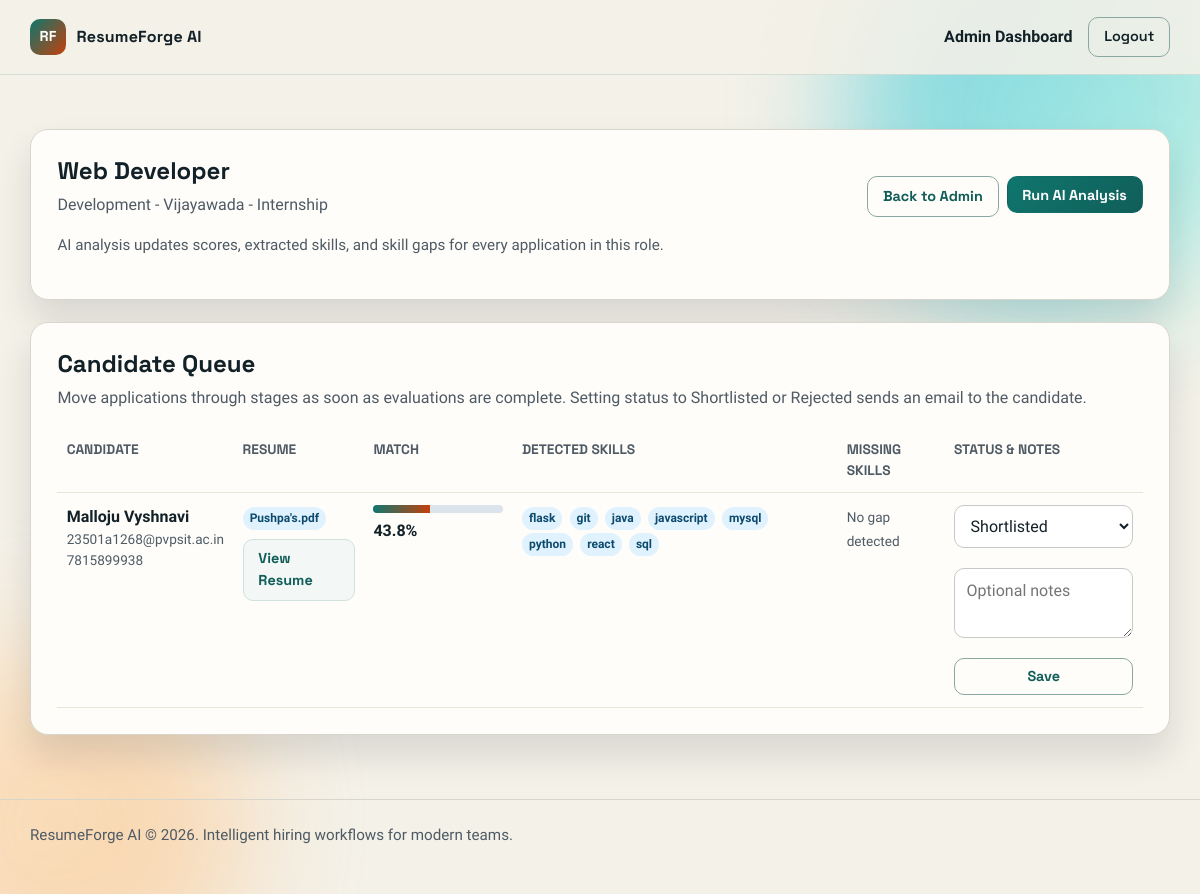
Page /admin/jobs/1 (signed in) on the committed database.
### tables this page shows
CREATE TABLE jobs (
            id INTEGER PRIMARY KEY AUTOINCREMENT,
            title TEXT NOT NULL,
            department TEXT NOT NULL,
            location TEXT NOT NULL,
            employment_type TEXT NOT NULL,
            description TEXT NOT NULL,
            is_active INTEGER NOT NULL DEFAULT 1,
            created_by INTEGER,
            created_at TEXT NOT NULL,
            FOREIGN KEY (created_by) REFERENCES users(id) ON DELETE SET NULL
        );

CREATE TABLE applications (
            id INTEGER PRIMARY KEY AUTOINCREMENT,
            job_id INTEGER NOT NULL,
            user_id INTEGER NOT NULL,
            full_name TEXT NOT NULL,
            email TEXT NOT NULL,
            phone TEXT,
            resume_filename TEXT NOT NULL,
            resume_text TEXT NOT NULL,
            extracted_skills TEXT NOT NULL DEFAULT '[]',
            score REAL,
            missing_skills TEXT NOT NULL DEFAULT '[]',
            status TEXT NOT NULL DEFAULT 'submitted' CHECK (status IN ('submitted', 'reviewing', 'shortlisted', 'rejected')),
            notes TEXT,
            created_at TEXT NOT NULL,
            updated_at TEXT NOT NULL,
            UNIQUE(job_id, user_id),
            FOREIGN KEY (job_id) REFERENCES jobs(id) ON DELETE CASCADE,
            FOREIGN KEY (user_id) REFERENCES users(id) ON DELETE CASCADE
        );

### app.py (the view)
@app.route("/admin/jobs/<int:job_id>")
@role_required("admin")
def admin_job_detail(job_id: int) -> str:
    db = get_db()
    job = db.execute("SELECT * FROM jobs WHERE id = ?", (job_id,)).fetchone()
    if job is None:
        flash("Job not found.", "warning")
        return redirect(url_for("admin_dashboard"))
    rows = db.execute(
        """
        SELECT a.id, a.full_name, a.email, a.phone, a.resume_filename,
               a.score, a.status, a.notes, a.created_at,
               a.extracted_skills, a.missing_skills
        FROM applications a
        WHERE a.job_id = ?
        ORDER BY (a.score IS NULL) ASC, a.score DESC, a.created_at DESC
        """,
        (job_id,),
    ).fetchall()
    applications = []
    for row in rows:
        record = dict(row)
        record["skills"] = from_json_list(record.pop("extracted_skills", "[]"))
        record["missing"] = from_json_list(record.pop("missing_skills", "[]"))
        applications.append(record)
    return render_template("admin_job.html", job=job, applications=applications)

### app.py (called while the page is built)
def get_db() -> sqlite3.Connection:
    if "db" not in g:
        conn = sqlite3.connect(DATABASE_PATH)
        conn.row_factory = sqlite3.Row
        conn.execute("PRAGMA foreign_keys = ON")
        g.db = conn
    return g.db

def from_json_list(value: str | None) -> list[str]:
    if not value:
        return []
    try:
        data = json.loads(value)
        if isinstance(data, list):
            return [str(item) for item in data]
    except json.JSONDecodeError:
        pass
    return []

def role_required(required_role: str):
    def decorator(view_func):
        @wraps(view_func)
        def wrapped(*args, **kwargs):
            if g.user is None:
                flash("Please log in to continue.", "warning")
                return redirect(url_for("login", next=request.path))
            if g.user["role"] != required_role:
                flash("You do not have permission to open that page.", "danger")
                if g.user["role"] == "admin":
                    return redirect(url_for("admin_dashboard"))
                return redirect(url_for("user_dashboard"))
            return view_func(*args, **kwargs)
        return wrapped
    return decorator

@app.before_request
def load_logged_in_user() -> None:
    g.user = None
    user_id = session.get("user_id")
    if user_id is None:
        return
    db = get_db()
    g.user = db.execute(
        "SELECT id, name, email, role FROM users WHERE id = ?", (user_id,)
    ).fetchone()

@app.context_processor
def inject_globals() -> dict[str, object]:
    return {
        "current_user": g.user,
        "current_year": datetime.now().year,
        "status_choices": STATUS_CHOICES,
    }

@app.template_filter("percentage")
def percentage_filter(value: float | None) -> str:
    if value is None:
        return "--"
    return f"{float(value) * 100:.1f}%"

### templates/admin_job.html (shortened to what this page needs)
{% extends "base.html" %}
{% block content %}
<section class="panel reveal">
    <div class="panel-header split">
        <div>
            <h1>{{ job.title }}</h1>
            <p>{{ job.department }} - {{ job.location }} - {{ job.employment_type }}</p>
        </div>
        <div class="row-actions">
            <a href="{{ url_for('admin_dashboard') }}" class="btn btn-outline">Back to Admin</a>
            <form action="{{ url_for('analyze_job', job_id=job.id) }}" method="post">
                <button type="submit" class="btn btn-solid">Run AI Analysis</button>
            </form>
        </div>
    </div>
    <p class="helper-text">AI analysis updates scores, extracted skills, and skill gaps for every application in this role.</p>
</section>
<section class="panel reveal">
    <div class="panel-header">
        <h2>Candidate Queue</h2>
        <p>Move applications through stages as soon as evaluations are complete. Setting status to Shortlisted or Rejected sends an email to the candidate.</p>
    </div>
    {% if applications %}
        <div class="table-wrap">
            <table class="data-table">
                <thead>
                    <tr>
                        <th>Candidate</th>
                        <th>Resume</th>
                        <th>Match</th>
                        <th>Detected Skills</th>
                        <th>Missing Skills</th>
                        <th>Status & Notes</th>
                    </tr>
                </thead>
                <tbody>
                    {% for candidate in applications %}
                        <tr>
                            <td>
                                <strong>{{ candidate.full_name }}</strong>
                                <div class="muted small">{{ candidate.email }}</div>
                                <div class="muted small">{{ candidate.phone or 'No phone shared' }}</div>
                            </td>
                            <td>
                                <span class="tag">{{ candidate.resume_filename }}</span>
                                <div class="row-actions" style="margin-top:0.45rem;">
                                    <a href="{{ url_for('admin_application_resume', application_id=candidate.id) }}" class="btn btn-ghost">View Resume</a>
                                </div>
                            </td>
                            <td>
                                {% if candidate.score is not none %}
                                    <div class="score-wrap">
                                        <div class="score-bar">
                                            <span style="width: {{ candidate.score * 100 }}%"></span>
                                        </div>
                                        <strong>{{ candidate.score|percentage }}</strong>
                                    </div>
                                {% else %}
                                    <span class="muted small">Not analyzed yet</span>
                                {% endif %}
                            </td>
                            <td>
                                {% if candidate.skills %}
                                    {% for skill in candidate.skills %}
                                        <span class="tag">{{ skill }}</span>
                                    {% endfor %}
                                {% else %}
                                    <span class="muted small">No skills detected</span>
                                {% endif %}
                            </td>
                            <td>
                                {% if candidate.missing %}
                                    {% for skill in candidate.missing %}
                                        <span class="tag tag-missing">{{ skill }}</span>
                                    {% endfor %}
                                {% else %}
                                    <span class="muted small">No gap detected</span>
                                {% endif %}
                            </td>
                            <td>
                                <form action="{{ url_for('update_application_status', application_id=candidate.id) }}" method="post" class="stack-form inline-form">
                                    <select name="status" required>
                                        {% for option in status_choices %}
                                            <option value="{{ option }}" {% if option == candidate.status %}selected{% endif %}>{{ option|title }}</option>
                                        {% endfor %}
                                    </select>
                                    <textarea name="notes" rows="2" placeholder="Optional notes">{{ candidate.notes or '' }}</textarea>
                                    <button type="submit" class="btn btn-outline">Save</button>
                                </form>
                            </td>
                        </tr>
                    {% endfor %}
                </tbody>
            </table>
        </div>
    {% else %}
        <p class="empty-state">No candidates have applied to this role yet.</p>
    {% endif %}
</section>
{% endblock %}

### templates/base.html (shortened to what this page needs)
<!doctype html>
<html lang="en">
<head>
    <link rel="stylesheet" href="{{ url_for('static', filename='css/main.css') }}">
</head>
<body class="{{ body_class|default('') }}">
    <div class="ambient ambient-two"></div>
    <header class="site-header">
        <div class="container nav-wrap">
            <a class="brand" href="{{ url_for('landing') }}">
                <span class="brand-mark">RF</span>
                <span>ResumeForge AI</span>
            </a>
            <nav class="site-nav" data-nav-menu>
                {% if current_user %}
                    {% if current_user.role == 'admin' %}
                        <a href="{{ url_for('admin_dashboard') }}">Admin Dashboard</a>
                    {% else %}
                        <a href="{{ url_for('user_dashboard') }}">Talent Dashboard</a>
                        <a href="{{ url_for('browse_jobs') }}">Browse Jobs</a>
                    {% endif %}
                    <a href="{{ url_for('logout') }}" class="btn btn-outline">Logout</a>
                {% else %}
                    <a href="{{ url_for('landing') }}#open-roles">Open Roles</a>
                    <a href="{{ url_for('login') }}">Login</a>
                    <a href="{{ url_for('signup') }}" class="btn btn-solid">Create Account</a>
                {% endif %}
            </nav>
        </div>
    </header>
    <main class="container page-shell">
        {% block content %}{% endblock %}
    </main>
    <footer class="site-footer">
        <div class="container">
            <p>ResumeForge AI &copy; {{ current_year }}. Intelligent hiring workflows for modern teams.</p>
        </div>
    </footer>
</body>
</html>

### rows in the picture
jobs: title "Web Developer", department "Development", location "Vijayawada", employment_type "Internship"
applications: full_name "Malloju Vyshnavi", email "23501a1268@pvpsit.ac.in", phone "7815899938", resume_filename "Pushpa's.pdf", score|percentage "43.8%", skills "flask" "git" "java" "javascript" "mysql" "python" "react" "sql", status "Shortlisted"
